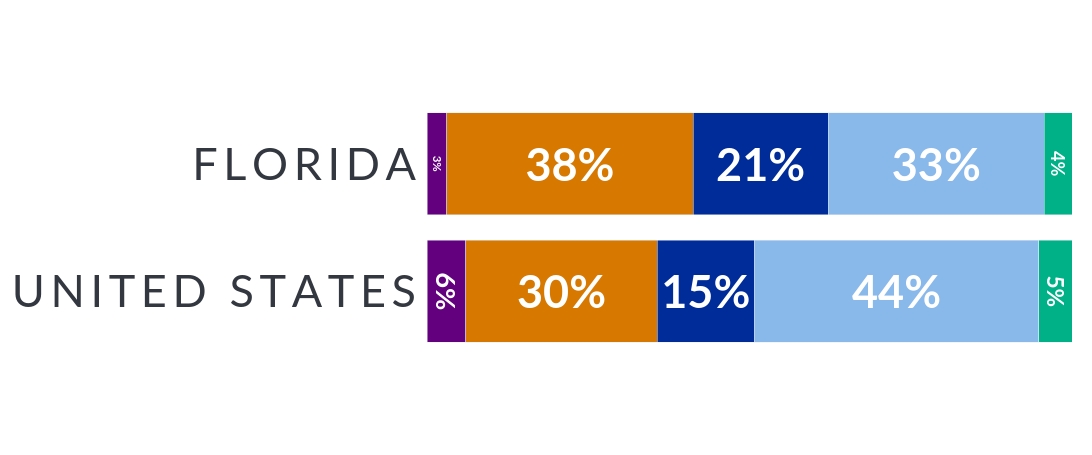
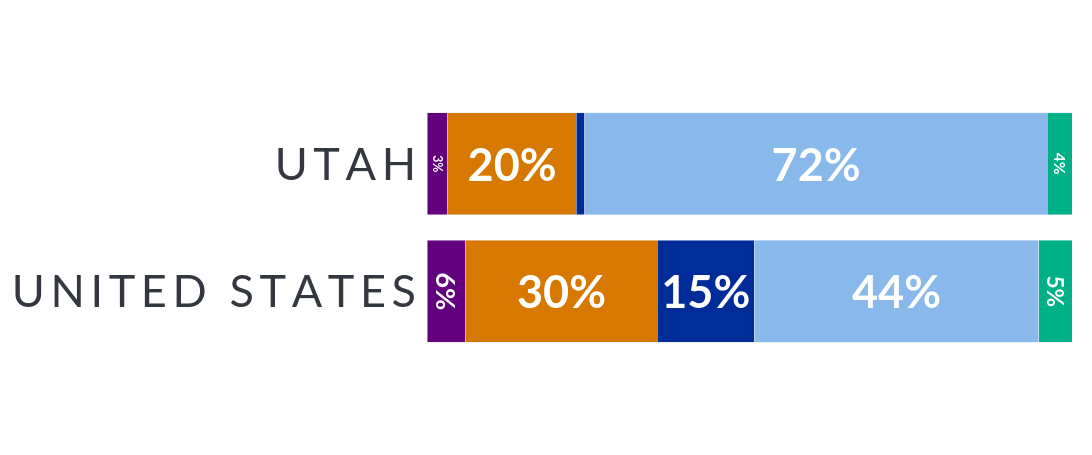
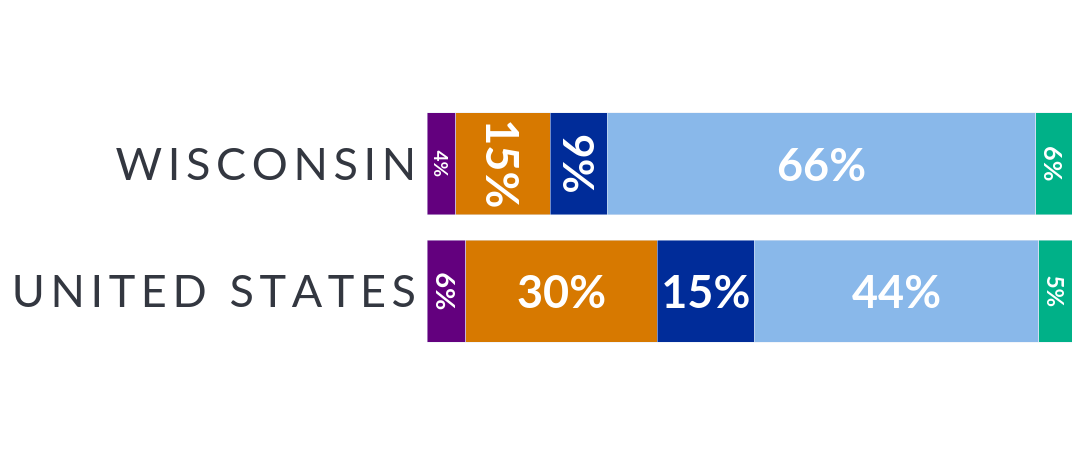

Notebook code for these charts, in order:
### Markdown cell above
### 1.2 Enrollment by Race and Ethnicity

### Code cell
#creates GRAPH 1.2 (example of 100% bar)
from graphs.viz_graphs_template import *
import plotly.graph_objects as go
import plotly.express as px



#graph settings

aspect_ratio = 7
g_width,g_height = get_sizing('1.2', )
axis_font_size = 45
# graph_h = 458
# graph_wd = 2705


multiplier = 1.5
filename = f'1.2.png'
enroll_re_df = data_pull.re_enroll_data_clean(enroll_total_df)


us_values = enroll_re_df[enroll_re_df['state_abrv']=="US"]

us_values = us_values.sort_values('year', ascending=False).reset_index(drop=True)
# print(us_values[us_values['fy']==us_values['fy'].max()].to_string())
# us_total
for jur in state_abbreviations_priority:
    if settings.subset_states != 'None' and jur not in settings.subset_states:
        continue
    if jur == 'US':
        continue
    # print(jur)
    
    #fetch for state
    result = enroll_re_df[enroll_re_df['state_abrv']==jur]
    print(result.to_string())
    
    us_series = us_values[us_values['fy']==us_values['fy'].max()]
    
    #set up/cleaning
    series_dict = {'state':result,'us':us_series}
    
    
    if all(len(x)==1 for x in series_dict.values()):
        # print('good to keep going')
        print(series_dict.get('state').columns)
        categories = series_dict.get('state').columns[5:]
        state_vals = series_dict.get('state').iloc[0,5:].to_list()
        us_vals = series_dict.get('us').iloc[0,5:].to_list()
        both_values_dict = {"us":us_vals, 'state':state_vals}
        for k,v in both_values_dict.items():
            print(k)
            print(v)
            new_values = [float(x) for x in v]
            both_values_dict[k] = new_values

        
        # print(state_percents)
        # us_values = series_dict.get('state').columns[5:]
        categories = [x.replace('_'," ").title() for x in categories]
        print(f'categories: {categories}')
        print(f'state vals: {both_values_dict.get('state')}')
        print(f'us vals: {both_values_dict.get('us')}')
        
        
        fig = graph_1_2(categories, both_values_dict.get('state'), both_values_dict.get('us'), jur, g_width, g_height)
        fig.update_yaxes(tickfont=get_base_text(axis_font_size))
        fig.update_layout(margin=dict(l=200, r=20, t=100, b=100))
        # save_to_folder(fig,filename,g_width,g_height,state)
        if settings.show_it:
            fig.show()
        if settings.save_it:
            save_to_folder(fig,filename,g_width,g_height,jur)
        if settings.just_one:
            break


    else:
        for k,x in series_dict.items():
            print('not good')
    # print(result['fy'].max())

### Figure 1 — Plotly figure (JSON) as saved in the notebook; plotly's stock layout.template omitted (floating-point values rounded to 4 significant figures)
{"data": [{"insidetextanchor": "middle", "legendgroup": "Asian Pacific Islander", "marker": {"color": "#63007E"}, "name": "Asian Pacific Islander", "orientation": "h", "showlegend": false, "text": ["6%"], "textfont": {"color": "white", "family": "Lato", "size": 45, "weight": 700}, "textposition": "inside", "type": "bar", "x": [6.009], "y": ["U N I T E D   S T A T E S"]}, {"insidetextanchor": "middle", "legendgroup": "Hispanic", "marker": {"color": "#D77900"}, "name": "Hispanic", "orientation": "h", "showlegend": false, "text": ["30%"], "textfont": {"color": "white", "family": "Lato", "size": 45, "weight": 700}, "textposition": "inside", "type": "bar", "x": [29.69], "y": ["U N I T E D   S T A T E S"]}, {"insidetextanchor": "middle", "legendgroup": "Black", "marker": {"color": "#002C99"}, "name": "Black", "orientation": "h", "showlegend": false, "text": ["15%"], "textfont": {"color": "white", "family": "Lato", "size": 45, "weight": 700}, "textposition": "inside", "type": "bar", "x": [15.02], "y": ["U N I T E D   S T A T E S"]}, {"insidetextanchor": "middle", "legendgroup": "White", "marker": {"color": "#89B8EA"}, "name": "White", "orientation": "h", "showlegend": false, "text": ["44%"], "textfont": {"color": "white", "family": "Lato", "size": 45, "weight": 700}, "textposition": "inside", "type": "bar", "x": [44.12], "y": ["U N I T E D   S T A T E S"]}, {"insidetextanchor": "middle", "legendgroup": "Two Or More", "marker": {"color": "#00B188"}, "name": "Two Or More", "orientation": "h", "showlegend": false, "text": ["5%"], "textfont": {"color": "white", "family": "Lato", "size": 45, "weight": 700}, "textposition": "inside", "type": "bar", "x": [5.153], "y": ["U N I T E D   S T A T E S"]}, {"insidetextanchor": "middle", "legendgroup": "Asian Pacific Islander", "marker": {"color": "#63007E"}, "name": "Asian Pacific Islander", "orientation": "h", "showlegend": false, "text": ["3%"], "textfont": {"color": "white", "family": "Lato", "size": 45, "weight": 700}, "textposition": "inside", "type": "bar", "x": [3.076], "y": ["F L O R I D A"]}, {"insidetextanchor": "middle", "legendgroup": "Hispanic", "marker": {"color": "#D77900"}, "name": "Hispanic", "orientation": "h", "showlegend": false, "text": ["38%"], "textfont": {"color": "white", "family": "Lato", "size": 45, "weight": 700}, "textposition": "inside", "type": "bar", "x": [38.17], "y": ["F L O R I D A"]}, {"insidetextanchor": "middle", "legendgroup": "Black", "marker": {"color": "#002C99"}, "name": "Black", "orientation": "h", "showlegend": false, "text": ["21%"], "textfont": {"color": "white", "family": "Lato", "size": 45, "weight": 700}, "textposition": "inside", "type": "bar", "x": [20.96], "y": ["F L O R I D A"]}, {"insidetextanchor": "middle", "legendgroup": "White", "marker": {"color": "#89B8EA"}, "name": "White", "orientation": "h", "showlegend": false, "text": ["33%"], "textfont": {"color": "white", "family": "Lato", "size": 45, "weight": 700}, "textposition": "inside", "type": "bar", "x": [33.49], "y": ["F L O R I D A"]}, {"insidetextanchor": "middle", "legendgroup": "Two Or More", "marker": {"color": "#00B188"}, "name": "Two Or More", "orientation": "h", "showlegend": false, "text": ["4%"], "textfont": {"color": "white", "family": "Lato", "size": 45, "weight": 700}, "textposition": "inside", "type": "bar", "x": [4.306], "y": ["F L O R I D A"]}], "layout": {"bargap": 0.2, "barmode": "stack", "font": {"color": "#333740", "family": "Lato", "size": 30, "weight": "normal"}, "height": 455, "margin": {"b": 100, "l": 200, "r": 20, "t": 100}, "paper_bgcolor": "white", "plot_bgcolor": "white", "showlegend": false, "width": 2525, "xaxis": {"linecolor": "#333740", "range": [0, 100], "showgrid": true, "showline": false, "visible": false}, "yaxis": {"categoryarray": ["U N I T E D   S T A T E S", "F L O R I D A"], "categoryorder": "array", "linecolor": "#333740", "showgrid": false, "showline": false, "tickfont": {"color": "#333740", "family": "Lato", "size": 45, "weight": "normal"}, "ticklabelstandoff": 10}}}

### Figure 2 — Plotly figure (JSON) as saved in the notebook; plotly's stock layout.template omitted (floating-point values rounded to 4 significant figures)
{"data": [{"insidetextanchor": "middle", "legendgroup": "Asian Pacific Islander", "marker": {"color": "#63007E"}, "name": "Asian Pacific Islander", "orientation": "h", "showlegend": false, "text": ["6%"], "textfont": {"color": "white", "family": "Lato", "size": 45, "weight": 700}, "textposition": "inside", "type": "bar", "x": [6.009], "y": ["U N I T E D   S T A T E S"]}, {"insidetextanchor": "middle", "legendgroup": "Hispanic", "marker": {"color": "#D77900"}, "name": "Hispanic", "orientation": "h", "showlegend": false, "text": ["30%"], "textfont": {"color": "white", "family": "Lato", "size": 45, "weight": 700}, "textposition": "inside", "type": "bar", "x": [29.69], "y": ["U N I T E D   S T A T E S"]}, {"insidetextanchor": "middle", "legendgroup": "Black", "marker": {"color": "#002C99"}, "name": "Black", "orientation": "h", "showlegend": false, "text": ["15%"], "textfont": {"color": "white", "family": "Lato", "size": 45, "weight": 700}, "textposition": "inside", "type": "bar", "x": [15.02], "y": ["U N I T E D   S T A T E S"]}, {"insidetextanchor": "middle", "legendgroup": "White", "marker": {"color": "#89B8EA"}, "name": "White", "orientation": "h", "showlegend": false, "text": ["44%"], "textfont": {"color": "white", "family": "Lato", "size": 45, "weight": 700}, "textposition": "inside", "type": "bar", "x": [44.12], "y": ["U N I T E D   S T A T E S"]}, {"insidetextanchor": "middle", "legendgroup": "Two Or More", "marker": {"color": "#00B188"}, "name": "Two Or More", "orientation": "h", "showlegend": false, "text": ["5%"], "textfont": {"color": "white", "family": "Lato", "size": 45, "weight": 700}, "textposition": "inside", "type": "bar", "x": [5.153], "y": ["U N I T E D   S T A T E S"]}, {"insidetextanchor": "middle", "legendgroup": "Asian Pacific Islander", "marker": {"color": "#63007E"}, "name": "Asian Pacific Islander", "orientation": "h", "showlegend": false, "text": ["3%"], "textfont": {"color": "white", "family": "Lato", "size": 45, "weight": 700}, "textposition": "inside", "type": "bar", "x": [3.226], "y": ["U T A H"]}, {"insidetextanchor": "middle", "legendgroup": "Hispanic", "marker": {"color": "#D77900"}, "name": "Hispanic", "orientation": "h", "showlegend": false, "text": ["20%"], "textfont": {"color": "white", "family": "Lato", "size": 45, "weight": 700}, "textposition": "inside", "type": "bar", "x": [19.95], "y": ["U T A H"]}, {"insidetextanchor": "middle", "legendgroup": "Black", "marker": {"color": "#002C99"}, "name": "Black", "orientation": "h", "showlegend": false, "text": [""], "textfont": {"color": "white", "family": "Lato", "size": 45, "weight": 700}, "textposition": "inside", "type": "bar", "x": [1.318], "y": ["U T A H"]}, {"insidetextanchor": "middle", "legendgroup": "White", "marker": {"color": "#89B8EA"}, "name": "White", "orientation": "h", "showlegend": false, "text": ["72%"], "textfont": {"color": "white", "family": "Lato", "size": 45, "weight": 700}, "textposition": "inside", "type": "bar", "x": [71.66], "y": ["U T A H"]}, {"insidetextanchor": "middle", "legendgroup": "Two Or More", "marker": {"color": "#00B188"}, "name": "Two Or More", "orientation": "h", "showlegend": false, "text": ["4%"], "textfont": {"color": "white", "family": "Lato", "size": 45, "weight": 700}, "textposition": "inside", "type": "bar", "x": [3.848], "y": ["U T A H"]}], "layout": {"bargap": 0.2, "barmode": "stack", "font": {"color": "#333740", "family": "Lato", "size": 30, "weight": "normal"}, "height": 455, "margin": {"b": 100, "l": 200, "r": 20, "t": 100}, "paper_bgcolor": "white", "plot_bgcolor": "white", "showlegend": false, "width": 2525, "xaxis": {"linecolor": "#333740", "range": [0, 100], "showgrid": true, "showline": false, "visible": false}, "yaxis": {"categoryarray": ["U N I T E D   S T A T E S", "U T A H"], "categoryorder": "array", "linecolor": "#333740", "showgrid": false, "showline": false, "tickfont": {"color": "#333740", "family": "Lato", "size": 45, "weight": "normal"}, "ticklabelstandoff": 10}}}

### Figure 3 — Plotly figure (JSON) as saved in the notebook; plotly's stock layout.template omitted (floating-point values rounded to 4 significant figures)
{"data": [{"insidetextanchor": "middle", "legendgroup": "Asian Pacific Islander", "marker": {"color": "#63007E"}, "name": "Asian Pacific Islander", "orientation": "h", "showlegend": false, "text": ["6%"], "textfont": {"color": "white", "family": "Lato", "size": 45, "weight": 700}, "textposition": "inside", "type": "bar", "x": [6.009], "y": ["U N I T E D   S T A T E S"]}, {"insidetextanchor": "middle", "legendgroup": "Hispanic", "marker": {"color": "#D77900"}, "name": "Hispanic", "orientation": "h", "showlegend": false, "text": ["30%"], "textfont": {"color": "white", "family": "Lato", "size": 45, "weight": 700}, "textposition": "inside", "type": "bar", "x": [29.69], "y": ["U N I T E D   S T A T E S"]}, {"insidetextanchor": "middle", "legendgroup": "Black", "marker": {"color": "#002C99"}, "name": "Black", "orientation": "h", "showlegend": false, "text": ["15%"], "textfont": {"color": "white", "family": "Lato", "size": 45, "weight": 700}, "textposition": "inside", "type": "bar", "x": [15.02], "y": ["U N I T E D   S T A T E S"]}, {"insidetextanchor": "middle", "legendgroup": "White", "marker": {"color": "#89B8EA"}, "name": "White", "orientation": "h", "showlegend": false, "text": ["44%"], "textfont": {"color": "white", "family": "Lato", "size": 45, "weight": 700}, "textposition": "inside", "type": "bar", "x": [44.12], "y": ["U N I T E D   S T A T E S"]}, {"insidetextanchor": "middle", "legendgroup": "Two Or More", "marker": {"color": "#00B188"}, "name": "Two Or More", "orientation": "h", "showlegend": false, "text": ["5%"], "textfont": {"color": "white", "family": "Lato", "size": 45, "weight": 700}, "textposition": "inside", "type": "bar", "x": [5.153], "y": ["U N I T E D   S T A T E S"]}, {"insidetextanchor": "middle", "legendgroup": "Asian Pacific Islander", "marker": {"color": "#63007E"}, "name": "Asian Pacific Islander", "orientation": "h", "showlegend": false, "text": ["4%"], "textfont": {"color": "white", "family": "Lato", "size": 45, "weight": 700}, "textposition": "inside", "type": "bar", "x": [4.474], "y": ["W I S C O N S I N"]}, {"insidetextanchor": "middle", "legendgroup": "Hispanic", "marker": {"color": "#D77900"}, "name": "Hispanic", "orientation": "h", "showlegend": false, "text": ["15%"], "textfont": {"color": "white", "family": "Lato", "size": 45, "weight": 700}, "textposition": "inside", "type": "bar", "x": [14.64], "y": ["W I S C O N S I N"]}, {"insidetextanchor": "middle", "legendgroup": "Black", "marker": {"color": "#002C99"}, "name": "Black", "orientation": "h", "showlegend": false, "text": ["9%"], "textfont": {"color": "white", "family": "Lato", "size": 45, "weight": 700}, "textposition": "inside", "type": "bar", "x": [8.838], "y": ["W I S C O N S I N"]}, {"insidetextanchor": "middle", "legendgroup": "White", "marker": {"color": "#89B8EA"}, "name": "White", "orientation": "h", "showlegend": false, "text": ["66%"], "textfont": {"color": "white", "family": "Lato", "size": 45, "weight": 700}, "textposition": "inside", "type": "bar", "x": [66.41], "y": ["W I S C O N S I N"]}, {"insidetextanchor": "middle", "legendgroup": "Two Or More", "marker": {"color": "#00B188"}, "name": "Two Or More", "orientation": "h", "showlegend": false, "text": ["6%"], "textfont": {"color": "white", "family": "Lato", "size": 45, "weight": 700}, "textposition": "inside", "type": "bar", "x": [5.636], "y": ["W I S C O N S I N"]}], "layout": {"bargap": 0.2, "barmode": "stack", "font": {"color": "#333740", "family": "Lato", "size": 30, "weight": "normal"}, "height": 455, "margin": {"b": 100, "l": 200, "r": 20, "t": 100}, "paper_bgcolor": "white", "plot_bgcolor": "white", "showlegend": false, "width": 2525, "xaxis": {"linecolor": "#333740", "range": [0, 100], "showgrid": true, "showline": false, "visible": false}, "yaxis": {"categoryarray": ["U N I T E D   S T A T E S", "W I S C O N S I N"], "categoryorder": "array", "linecolor": "#333740", "showgrid": false, "showline": false, "tickfont": {"color": "#333740", "family": "Lato", "size": 45, "weight": "normal"}, "ticklabelstandoff": 10}}}
